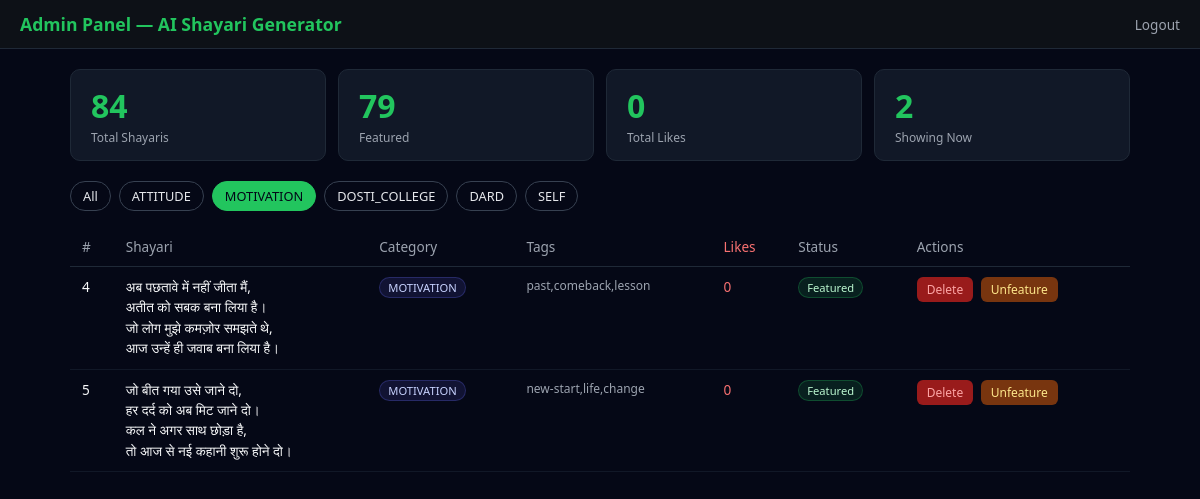
Page /admin.php?cat=MOTIVATION (signed in) on the committed database.
### tables this page shows
CREATE TABLE IF NOT EXISTS shayaris (
  id INT AUTO_INCREMENT PRIMARY KEY,
  text TEXT NOT NULL,
  category VARCHAR(50) NOT NULL,
  tags VARCHAR(200),
  is_featured TINYINT(1) DEFAULT 0,
  likes INT DEFAULT 0,
  poet VARCHAR(100) DEFAULT NULL,
  poet_era VARCHAR(50) DEFAULT NULL,
  created_at TIMESTAMP DEFAULT CURRENT_TIMESTAMP
);

### admin.php (the view, shortened to what this page needs)
<?php
require_once 'config.php';
$total     = $conn->query("SELECT COUNT(*) as c FROM shayaris")->fetch_assoc()['c'];
$featured  = $conn->query("SELECT COUNT(*) as c FROM shayaris WHERE is_featured=1")->fetch_assoc()['c'];
$totalLikes= $conn->query("SELECT COALESCE(SUM(likes),0) as c FROM shayaris")->fetch_assoc()['c'];
$catFilter = $_GET['cat'] ?? '';
$q = $catFilter ? "WHERE category='$catFilter'" : '';
$shayaris  = $conn->query("SELECT * FROM shayaris $q ORDER BY created_at DESC")->fetch_all(MYSQLI_ASSOC);
?>
<!DOCTYPE html>
<html lang="hi">
<head>
</head>
<body>
<div class="top">
    <h1>Admin Panel — AI Shayari Generator</h1>
    <form method="POST" style="display:inline">
        <button type="submit" style="background:none;border:none;color:#9ca3af;cursor:pointer;font-size:0.85rem">Logout</button>
    </form>
</div>
<div class="container">
    <div class="stats">
        <div class="stat"><div class="num"><?= $total ?></div><div class="lbl">Total Shayaris</div></div>
        <div class="stat"><div class="num"><?= $featured ?></div><div class="lbl">Featured</div></div>
        <div class="stat"><div class="num"><?= $totalLikes ?></div><div class="lbl">Total Likes</div></div>
        <div class="stat"><div class="num"><?= count($shayaris) ?></div><div class="lbl">Showing Now</div></div>
    </div>
    <div class="filters">
        <a href="admin.php" class="<?= !$catFilter ? 'active' : '' ?>">All</a>
        <?php foreach (['ATTITUDE','MOTIVATION','DOSTI_COLLEGE','DARD','SELF'] as $c): ?>
        <a href="admin.php?cat=<?= $c ?>" class="<?= $catFilter === $c ? 'active' : '' ?>"><?= $c ?></a>
        <?php endforeach; ?>
    </div>
    <table>
        <thead>
            <tr>
                <th>#</th>
                <th>Shayari</th>
                <th>Category</th>
                <th>Tags</th>
                <th class="likes">Likes</th>
                <th>Status</th>
                <th>Actions</th>
            </tr>
        </thead>
        <tbody>
        <?php foreach ($shayaris as $s): ?>
        <tr>
            <td><?= $s['id'] ?></td>
            <td><div class="shayari-text"><?= htmlspecialchars($s['text'], ENT_QUOTES, 'UTF-8') ?></div></td>
            <td><span class="badge cat"><?= htmlspecialchars($s['category']) ?></span></td>
            <td style="color:#9ca3af;font-size:0.75rem"><?= htmlspecialchars($s['tags'] ?? '') ?></td>
            <td class="likes"><?= $s['likes'] ?></td>
            <td><?= $s['is_featured'] ? '<span class="badge featured">Featured</span>' : '' ?></td>
            <td>
                <form method="POST" style="display:inline" onsubmit="return confirm('Delete karna chahte ho?')">
                    <button type="submit" class="btn-sm btn-del">Delete</button>
                </form>
                <?php if ($s['is_featured']): ?>
                <form method="POST" style="display:inline">
                    <button type="submit" class="btn-sm btn-unfeat">Unfeature</button>
                </form>
                <?php endif; ?>
            </td>
        </tr>
        <?php endforeach; ?>
        </tbody>
    </table>
</div>
</body>
</html>

### admin.php (style rules this page uses)
* { margin:0;padding:0;box-sizing:border-box;font-family:'Segoe UI',system-ui,sans-serif }
body { background:#050816;color:#f9fafb;min-height:100vh }
.top { background:#0d1117;border-bottom:1px solid #1f2937;padding:12px 20px;display:flex;justify-content:space-between;align-items:center }
.top h1 { font-size:1.1rem;color:#22c55e }
.container { max-width:1100px;margin:0 auto;padding:20px }
.stats { display:flex;gap:12px;flex-wrap:wrap;margin-bottom:20px }
.stat { background:#111827;border:1px solid #1f2937;border-radius:10px;padding:14px 20px;flex:1;min-width:120px }
.stat .num { font-size:2rem;font-weight:700;color:#22c55e }
.stat .lbl { font-size:0.75rem;color:#9ca3af;margin-top:2px }
.filters { display:flex;gap:8px;flex-wrap:wrap;margin-bottom:16px }
.filters a { padding:5px 12px;border-radius:999px;border:1px solid #374151;color:#e5e7eb;font-size:0.8rem;text-decoration:none }
.filters a.active,.filters a:hover { background:#22c55e;border-color:#22c55e;color:#020617 }
table { width:100%;border-collapse:collapse;font-size:0.85rem }
th { text-align:left;padding:10px 12px;border-bottom:1px solid #1f2937;color:#9ca3af;font-weight:500 }
td { padding:10px 12px;border-bottom:1px solid #111827;vertical-align:top }
.shayari-text { white-space:pre-line;max-width:400px;line-height:1.5 }
.badge { display:inline-block;padding:2px 8px;border-radius:999px;font-size:0.7rem }
.badge.featured { background:#22c55e22;color:#bbf7d0;border:1px solid #22c55e44 }
.badge.cat { background:#6366f122;color:#c7d2fe;border:1px solid #6366f144 }
.btn-sm { padding:4px 10px;border-radius:6px;border:none;font-size:0.75rem;cursor:pointer;margin-right:4px }
.btn-del { background:#991b1b;color:#fca5a5 }
.btn-unfeat { background:#78350f;color:#fde68a }
.likes { color:#f87171;font-size:0.85rem }

### rows in the picture
shayaris: id "4", text "अब पछतावे में नहीं जीता मैं, अतीत को सबक बना लिया है। जो लोग मुझे कमज़ोर समझते थे, आज उन्हें ही जवाब बना लिया है।", category "MOTIVATION", tags "past,comeback,lesson", likes "0", is_featured "Featured"
shayaris: id "5", text "जो बीत गया उसे जाने दो, हर दर्द को अब मिट जाने दो। कल ने अगर साथ छोड़ा है, तो आज से नई कहानी शुरू होने दो।", category "MOTIVATION", tags "new-start,life,change", likes "0", is_featured "Featured"

### other values in the picture
$total "84"
$featured "79"
$totalLikes "0"
count($shayaris) "2"
$c "ATTITUDE"
$c "MOTIVATION"
$c "DOSTI_COLLEGE"
$c "DARD"
$c "SELF"
